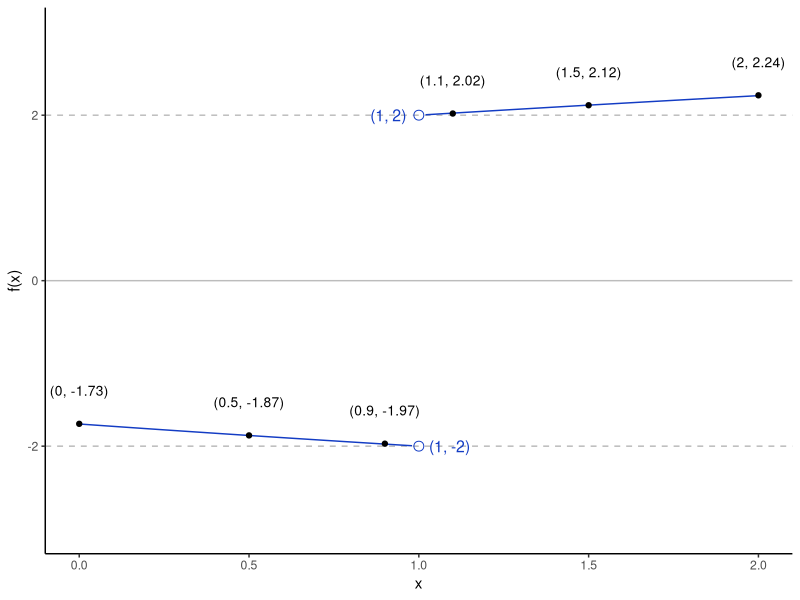
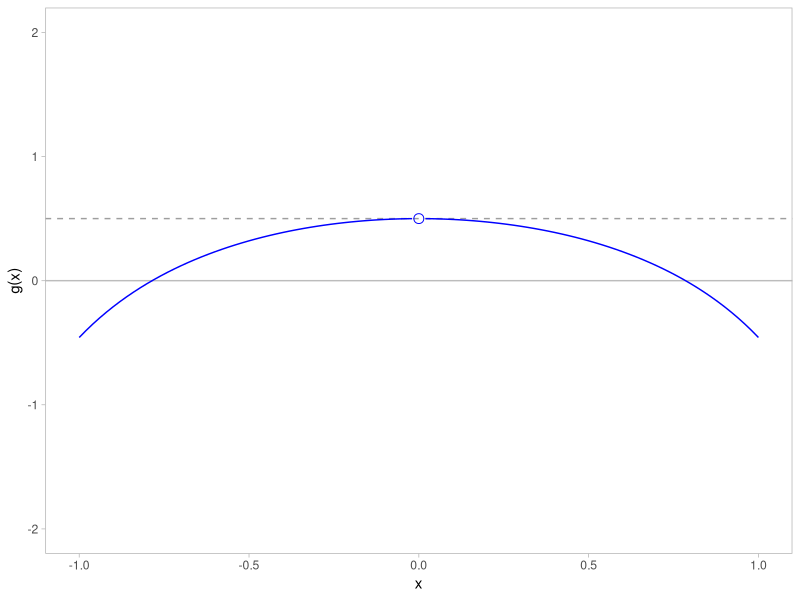
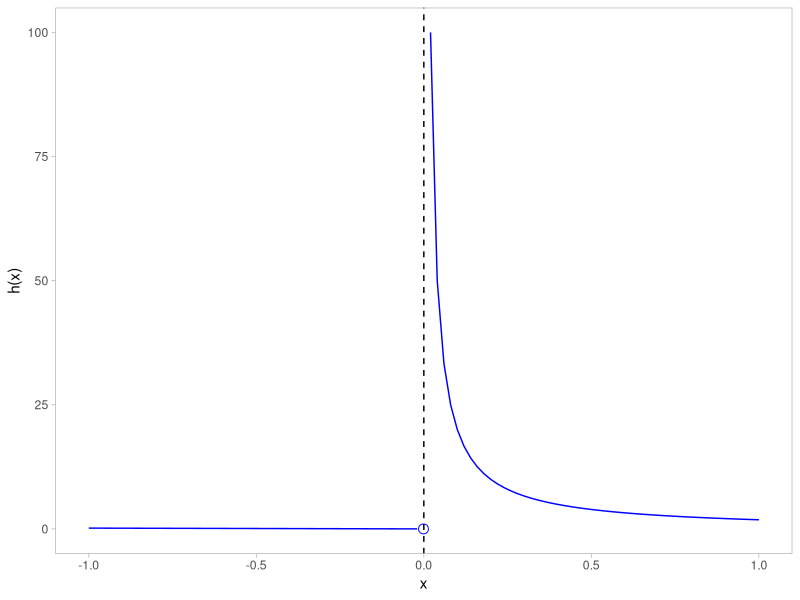
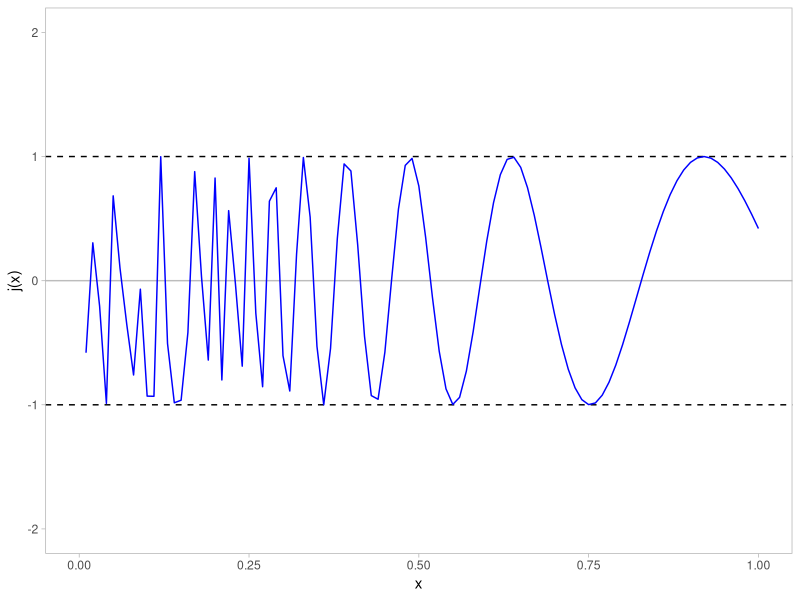
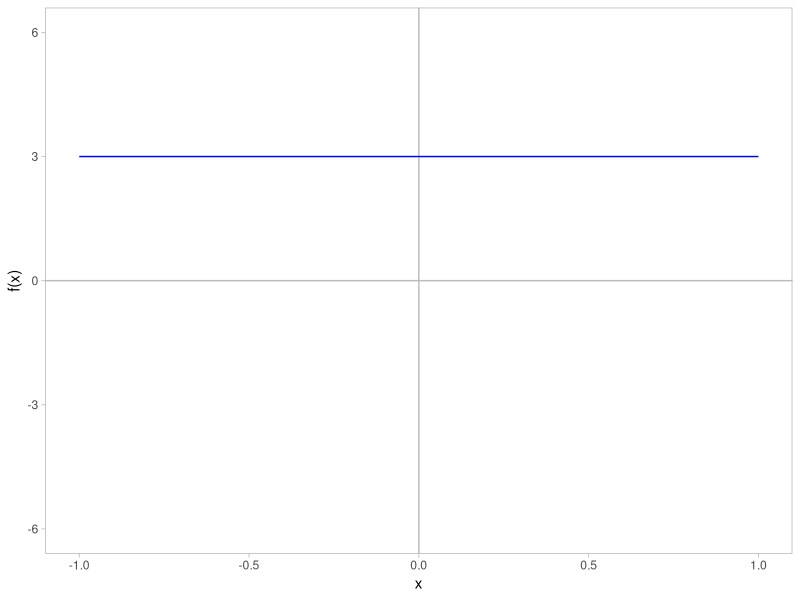
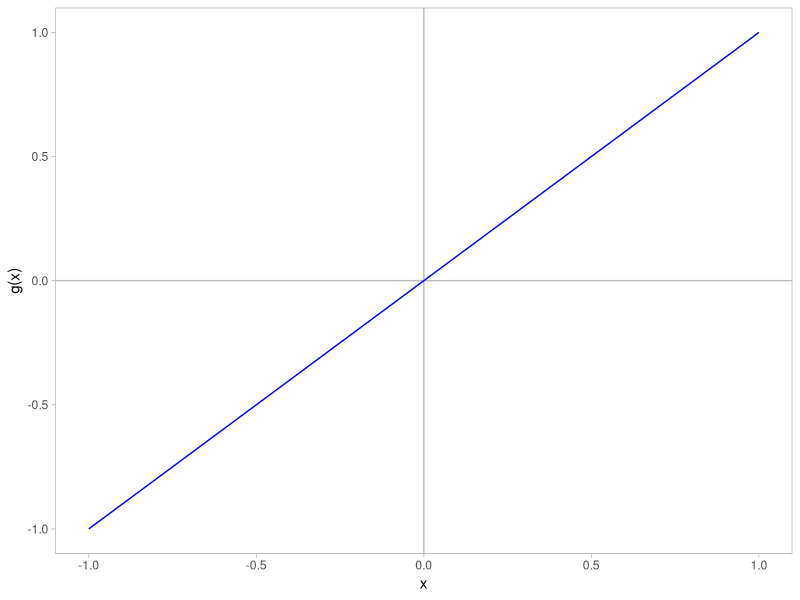
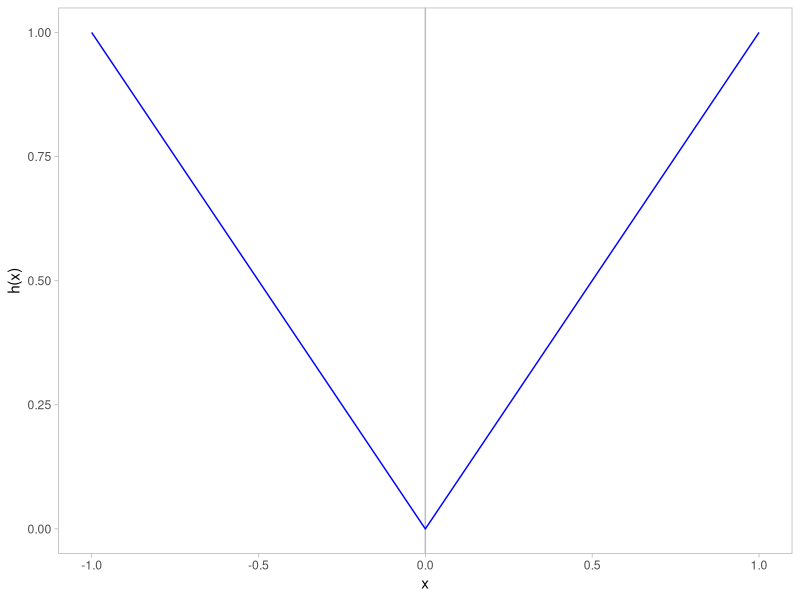
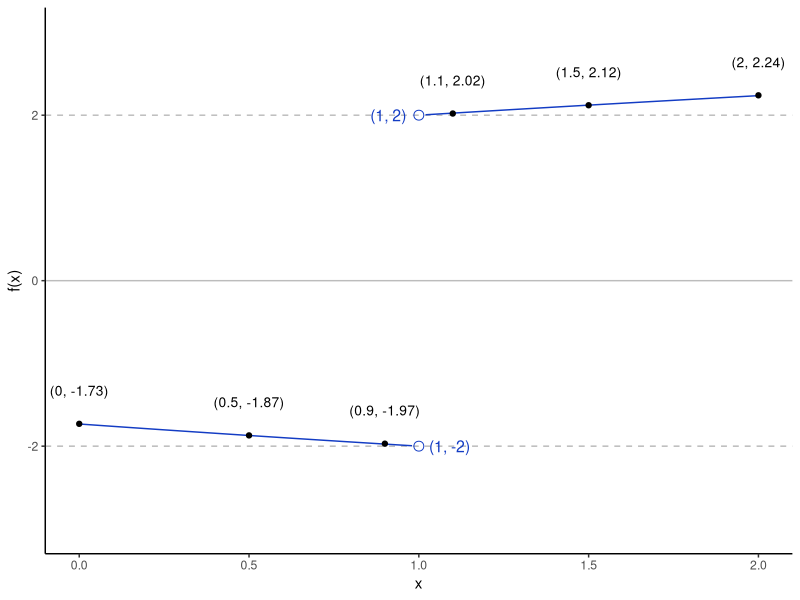

Source code (R) for these figures, in order: (Note: this script raises an error after producing the figures.)
## ---- chunk 1
library(tidyverse)
library(ggrepel)
## ---- chunk 2
some_fun <- function(x) {
    a <- sqrt(3-(5*x)+(x)^2+(x)^3)/(x-1)
    return(a)
}
## ---- chunk 3
(limit_data <- tibble(data = c(0, 0.5, 0.9, 1.1, 1.5, 2)) %>% 
  mutate(f_x = some_fun(data), 
         f_x = round(f_x, digits = 2))) 
## ---- chunk 4
limit_plot <- 
  ggplot() + 
  geom_hline(yintercept = -2, linetype = "dashed", color = "#bcbcbc") + 
  geom_hline(yintercept = 0, color = "#bcbcbc") + 
  geom_hline(yintercept = 2, linetype = "dashed", color = "#bcbcbc") + 
  stat_function(data = tibble(value = c(0, 2)), aes(x = value),
                fun = some_fun, color = "#133cc4") + 
  geom_point(data = limit_data, aes(x = data, y = f_x)) + 
  geom_point(data = tibble(x = c(1, 1), y = c(-2, 2)),
             aes(x, y), shape = 1, size = 3, color = "#133cc4") + 
  geom_text(data = limit_data,
            aes(x = data, y = f_x, label = paste0("(", data, ", ", f_x, ")")),
            size = 3.5, nudge_y = 0.4) + 
  geom_text(data = tibble(x = 1, y = -2),
             aes(x, y, label = paste0("(", x, ", ", y, ")")),
            size = 4, nudge_x = 0.09, color = "#133cc4") + 
  geom_text(data = tibble(x = 1, y = 2),
             aes(x, y, label = paste0("(", x, ", ", y, ")")),
            size = 4, nudge_x = -0.09, color = "#133cc4") + 
  expand_limits(y = c(-3, 3)) + 
  theme_classic() + 
  labs(x = "x", y = "f(x)")

limit_plot
## ---- chunk 5
ggsave(filename = "limit_plot.jpg", plot = limit_plot,
       path = "img",
       width = 7, height = 3)
## ---- chunk 6
some_fun <- function(x) {
  # La tangente del angulo doble.
  tan_double <- function(x) {
    a <- (2*tan(x))/(1-(tan(x))^2)
    return(a)
  }
  
  b <- x/(tan_double(x))
  return(b)
}
## ---- chunk 7
tibble(value = c(1, 0.5, 0.1, 0.05, 0.01)) %>% 
  mutate(f_x = some_fun(value),
         f_x = round(x = f_x, digits = 4))
## ---- chunk 8
tibble(value = c(-1, -0.5, -0.1, -0.05, -0.01)) %>% 
  mutate(f_x = some_fun(value),
         f_x = round(x = f_x, digits = 4))
## ---- chunk 9
limit_plot_g <- 
  ggplot() + 
  geom_hline(yintercept = 0, color = "#bcbcbc") + 
  geom_hline(yintercept = 0.5, color = "#9e9e9e", linetype = "dashed") + 
  stat_function(data = tibble(value_fun = c(-1:1)), aes(x = value_fun),
                fun = some_fun, color = "blue") + 
  geom_point(data = tibble(x = 0, y = 0.5), aes(x, y), size = 3,
             shape = 1, color = "blue") + 
  theme_light() + 
  expand_limits(y = c(-2, 2)) + 
  theme(panel.grid = element_blank()) + 
  labs(x = "x", y = "g(x)")

limit_plot_g
## ---- chunk 10
ggsave(filename = "limit_plot_g.jpg", plot = limit_plot_g,
       path = "img", width = 7, height = 3)
## ---- chunk 11
some_fun <- function(x) {
  a <- (abs(x)+sin(x))/(x)^2
  return(a)
}
## ---- chunk 12
tibble(value = c(-1, -0.5, -0.1, -0.01, -0.001)) %>% 
  mutate(f_x = some_fun(value),
         f_x = round(x = f_x, digits = 4))
## ---- chunk 13
tibble(value = c(1, 0.5, 0.1, 0.05, 0.01, 0.005, 0.001)) %>% 
  mutate(f_x = some_fun(value),
         f_x = round(x = f_x, digits = 4))
## ---- chunk 14
limit_plot_h <- 
  ggplot() + 
  geom_vline(xintercept = 0, linetype = "dashed", "#9e9e9e") + 
  stat_function(data = tibble(value_fun = c(-1:1)), aes(x = value_fun),
                fun = some_fun, color = "blue") + 
  geom_point(data = tibble(x = -0.001, y = 0.0002), aes(x, y),
             shape = 1, size = 3, color = "blue") + 
  theme_light() + 
  theme(panel.grid = element_blank()) + 
  labs(x = "x", y = "h(x)")

limit_plot_h
## ---- chunk 15
ggsave(filename = "limit_plot_h.jpg", plot = limit_plot_h,
       path = "img", width = 7, height = 3)
## ---- chunk 16
some_fun <- function(x) {
  a <- sin(13/x)
  return(a)
}
## ---- chunk 17
tibble(value = c(1, 0.5, 0.1, 0.05, 0.01, 0.005, 0.001)) %>% 
  mutate(f_x = some_fun(value),
         f_x = round(x = f_x, digits = 4))
## ---- chunk 18
# Ah! que lindo grafico xd
limit_plot_j <- 
  ggplot() + 
  geom_hline(yintercept = 0, color = "#bcbcbc") + 
  geom_hline(yintercept = -1, linetype = "dashed", "#9e9e9e") + 
  geom_hline(yintercept = 1, linetype = "dashed", "#9e9e9e") + 
  stat_function(data = tibble(value_fun = c(0, 1)), aes(x = value_fun),
                fun = some_fun, color = "blue") + 
  ylim(-2, 2) + 
  theme_light() + 
  theme(panel.grid = element_blank()) + 
  labs(x = "x", y = "j(x)")

limit_plot_j
## ---- chunk 19
ggsave(filename = "limit_plot_j.jpg", plot = limit_plot_j,
       path = "img", width = 7, height = 3)
## ---- chunk 20
continuity_f <- 
  ggplot(data = tibble(value = c(-1, 1)), aes(x = value)) + 
  geom_vline(xintercept = 0, color = "#bcbcbc") + 
  geom_hline(yintercept = 0, color = "#bcbcbc") + 
  stat_function(fun = function(x) {x <- 3},
                color = "blue") + 
  expand_limits(y = c(-6, 6)) + 
  theme_light() + 
  theme(panel.grid = element_blank()) + 
  labs(x = "x", y = "f(x)")

continuity_f
## ---- chunk 21
ggsave(filename = "continuity_f.jpg", plot = continuity_f,
       path = "img", width = 7, height = 3)
## ---- chunk 22
continuity_g <- 
  ggplot(data = tibble(value = c(-1, 1)), aes(x = value)) + 
  geom_vline(xintercept = 0, color = "#bcbcbc") + 
  geom_hline(yintercept = 0, color = "#bcbcbc") + 
  stat_function(fun = function(x) return(x),
                color = "blue") + 
  theme_light() + 
  theme(panel.grid = element_blank()) + 
  labs(x = "x", y = "g(x)")

continuity_g
## ---- chunk 23
ggsave(filename = "continuity_g.jpg", plot = continuity_g,
       path = "img", width = 7, height = 3)
## ---- chunk 24
continuity_h <- 
  ggplot(data = tibble(value = c(-1, 1)), aes(x = value)) + 
  geom_vline(xintercept = 0, color = "#bcbcbc") + 
  stat_function(fun = abs, color = "blue") + 
  theme_light() + 
  theme(panel.grid = element_blank()) + 
  labs(x = "x", y = "h(x)")

continuity_h
## ---- chunk 25
ggsave(filename = "continuity_h.jpg", plot = continuity_h,
       path = "img", width = 7, height = 3)
## ---- chunk 26
sen_continuity <- 
  ggplot(data = tibble(value = c(-10, 10)), aes(x = value)) + 
  geom_hline(yintercept = 0, color = "#bcbcbc") + 
  geom_vline(xintercept = 0, color = "#bcbcbc") + 
  geom_hline(yintercept = -1, color = "#bcbcbc", linetype = "dashed") + 
  geom_hline(yintercept = 1, color = "#bcbcbc", linetype = "dashed") + 
  stat_function(fun = sin, color = "blue") + 
  expand_limits(y = c(-2, 2)) + 
  theme_light() + 
  theme(panel.grid = element_blank()) + 
  labs(x = "x", y = "sen(x)", title = "Función Seno")

cos_continuity <- 
  ggplot(data = tibble(value = c(-10, 10)), aes(x = value)) + 
  geom_hline(yintercept = 0, color = "#bcbcbc") + 
  geom_vline(xintercept = 0, color = "#bcbcbc") + 
  geom_hline(yintercept = -1, color = "#bcbcbc", linetype = "dashed") + 
  geom_hline(yintercept = 1, color = "#bcbcbc", linetype = "dashed") + 
  stat_function(fun = cos, color = "blue") + 
  expand_limits(y = c(-2, 2)) + 
  theme_light() + 
  theme(panel.grid = element_blank()) + 
  labs(x = "x", y = "cos(x)", title = "Función Coseno")

sen_cos_continuity <- sen_continuity+cos_continuity

sen_cos_continuity
## ---- chunk 27
ggsave(filename = "sen_cos_continuity.jpg", plot = sen_cos_continuity,
       path = "img", width = 7, height = 3)
## ---- chunk 28
ggplot(data = tibble(value = c(-1, 22)), aes(x = value)) +
  stat_function(fun = function(x) {
                  a <- (1/(x-17))
                  return(a)
                }, xlim = c(-1, 16), color = "blue") + 
  stat_function(fun = function(x) {
                  a <- (1/(x-17))
                  return(a)
                }, xlim = c(18, 22), color = "blue") + 
  geom_vline(xintercept = 17, linetype = "dashed") + 
  geom_vline(xintercept = 0, color = "#bcbcbc") + 
  geom_hline(yintercept = 0, color = "#bcbcbc") + 
  geom_hline(yintercept = -1, linetype = "dashed", color = "#bcbcbc") + 
  geom_hline(yintercept = 1, linetype = "dashed", color = "#bcbcbc") + 
  expand_limits(y = c(-2, 2)) + 
  theme_light() + 
  theme(panel.grid = element_blank())
## ---- chunk 29
ggplot(data = tibble(value = c(-1, 1)), aes(x = value)) +
  stat_function(fun = function(x) {
                  a <- (1/((x^2)+1))
                  return(a)
                }, color = "blue") + 
  theme_light() + 
  theme(panel.grid = element_blank())
## ---- chunk 30
interm_value_plot <- 
  tibble(x = c(1, 3)) %>% 
  mutate(f_x = ((x^4)-x-1)) %>% 
  ggplot(aes(x = x, y = f_x)) + 
  geom_hline(yintercept = 0, linetype = "dashed", color = "#bcbcbc") + 
  geom_point() + 
  geom_text(aes(label = paste0("(", x, ", ", f_x, ")")),
            size = 3.5, nudge_y = 4) + 
  theme_light() + 
  theme(panel.grid = element_blank()) + 
  labs(y = "f(x)")

interm_value_plot
## ---- chunk 31
ggsave(filename = "interm_value_plot.jpg", plot = interm_value_plot,
       path = "img", width = 7, height = 3)
## ---- chunk 32
infinite_limit_plot <- 
  tibble(value = c(0.01, 0.0001)) %>% 
  ggplot(aes(x = value)) + 
  geom_vline(xintercept = 0, color = "#bcbcbc") + 
  geom_hline(yintercept = 0, color = "#bcbcbc") + 
  stat_function(fun = function(x) 1/x, color = "blue",
                xlim = c(0.0001, 0.01)) + 
  theme_light() + 
  theme(panel.grid = element_blank()) + 
  labs(x = "x", y = "f(x)")

infinite_limit_plot
## ---- chunk 33
ggsave(filename = "infinite_limit_plot.jpg", plot = infinite_limit_plot,
       path = "img", width = 7, height = 3)
## ---- chunk 34
infint_posit_neg <- 
  ggplot(data = tibble(value = c(-0.0001, 0.0001)), aes(x = value)) + 
  geom_vline(xintercept = 0, color = "#bcbcbc") + 
  geom_hline(yintercept = 0, color = "#bcbcbc") + 
  stat_function(fun = function(x) 1/x, xlim = c(0.0001, 0.01),
                   color = "blue") + 
  stat_function(fun = function(x) 1/x, xlim = c(-0.01, -0.0001),
                   color = "blue") + 
  theme_light() + 
  theme(panel.grid = element_blank(),
        plot.title = element_text(hjust = 0.5)) + 
  labs(x = "x", y = "", title = "1/x")

infint_posit <- 
  ggplot(data = tibble(value = c(-0.0001, 0.0001)), aes(x = value)) + 
  geom_vline(xintercept = 0, color = "#bcbcbc") + 
  geom_hline(yintercept = 0, color = "#bcbcbc") + 
  stat_function(fun = function(x) 1/(x^2), xlim = c(0.0001, 0.01),
                   color = "blue") + 
  stat_function(fun = function(x) 1/(x^2), xlim = c(-0.01, -0.0001),
                   color = "blue") + 
  theme_light() + 
  theme(panel.grid = element_blank(),
        plot.title = element_text(hjust = 0.5)) + 
  labs(x = "x", y = "", title = expression(paste("1/", x^{2})))

infinite_limit_plot_2 <- infint_posit_neg + infint_posit

infinite_limit_plot_2
## ---- chunk 35
ggsave(filename = "infinite_limit_plot_2.jpg", plot = infinite_limit_plot_2,
       path = "img", width = 7, height = 3)
## ---- chunk 36
infinite_limit_plot_3 <- 
  ggplot(data = tibble(value = c(1.9, 2.01)), aes(x = value)) + 
  geom_vline(xintercept = 2, color = "#303030", linetype = "dashed") + 
  geom_hline(yintercept = 0, color = "#bcbcbc") + 
  stat_function(fun = function(x) (3*x)/(4-(x^2)),
                xlim = c(1.99, 1.9999), color = "blue") + 
  stat_function(fun = function(x) (3*x)/(4-(x^2)),
                xlim = c(2.0001, 2.01), color = "blue") + 
  theme_light() + 
  theme(panel.grid = element_blank()) + 
  labs(x = "x", y = "h(x)")

infinite_limit_plot_3
## ---- chunk 37
ggsave(filename = "infinite_limit_plot_3.jpg", plot = infinite_limit_plot_3,
       path = "img", width = 7, height = 3)
